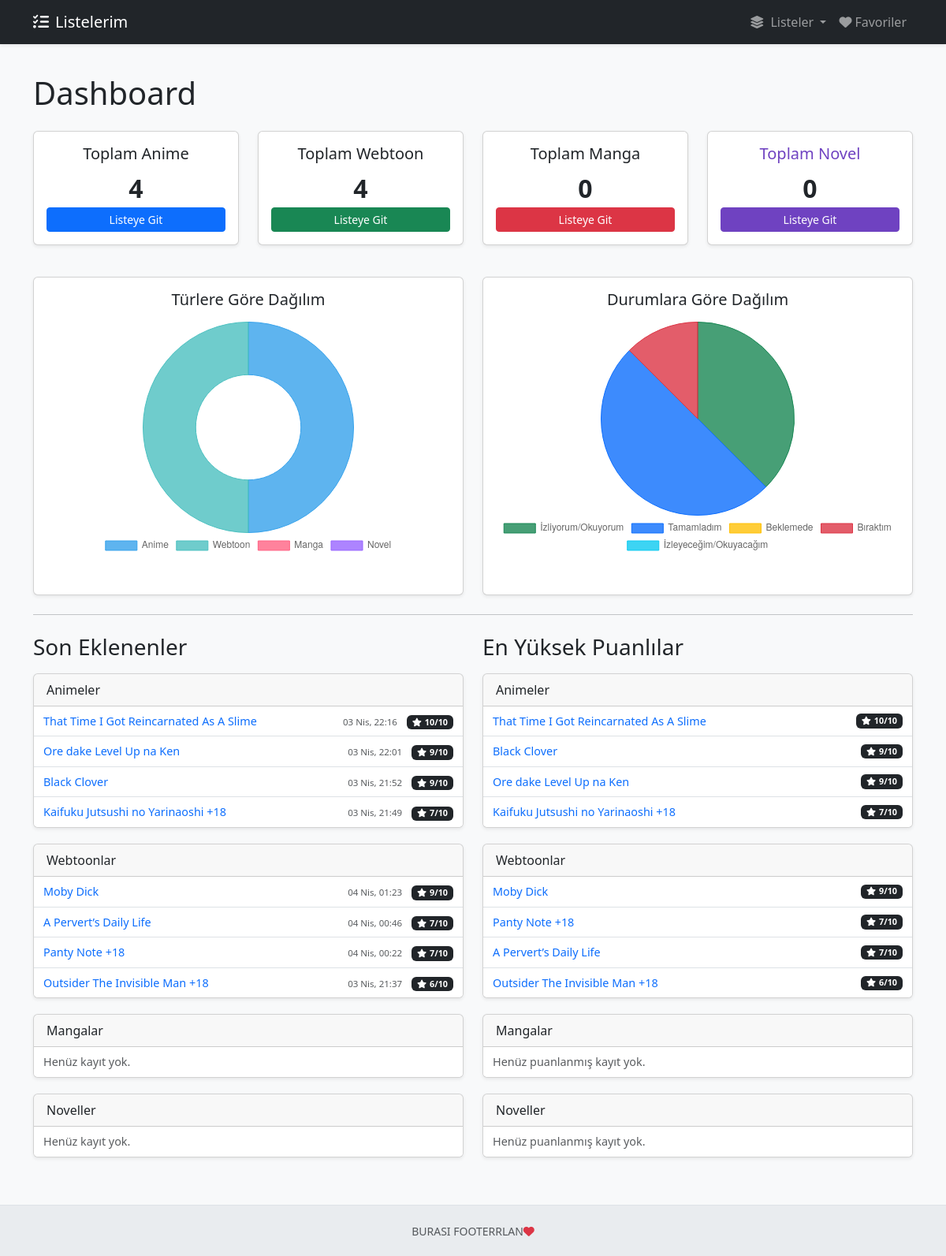
The app's page /, older data.
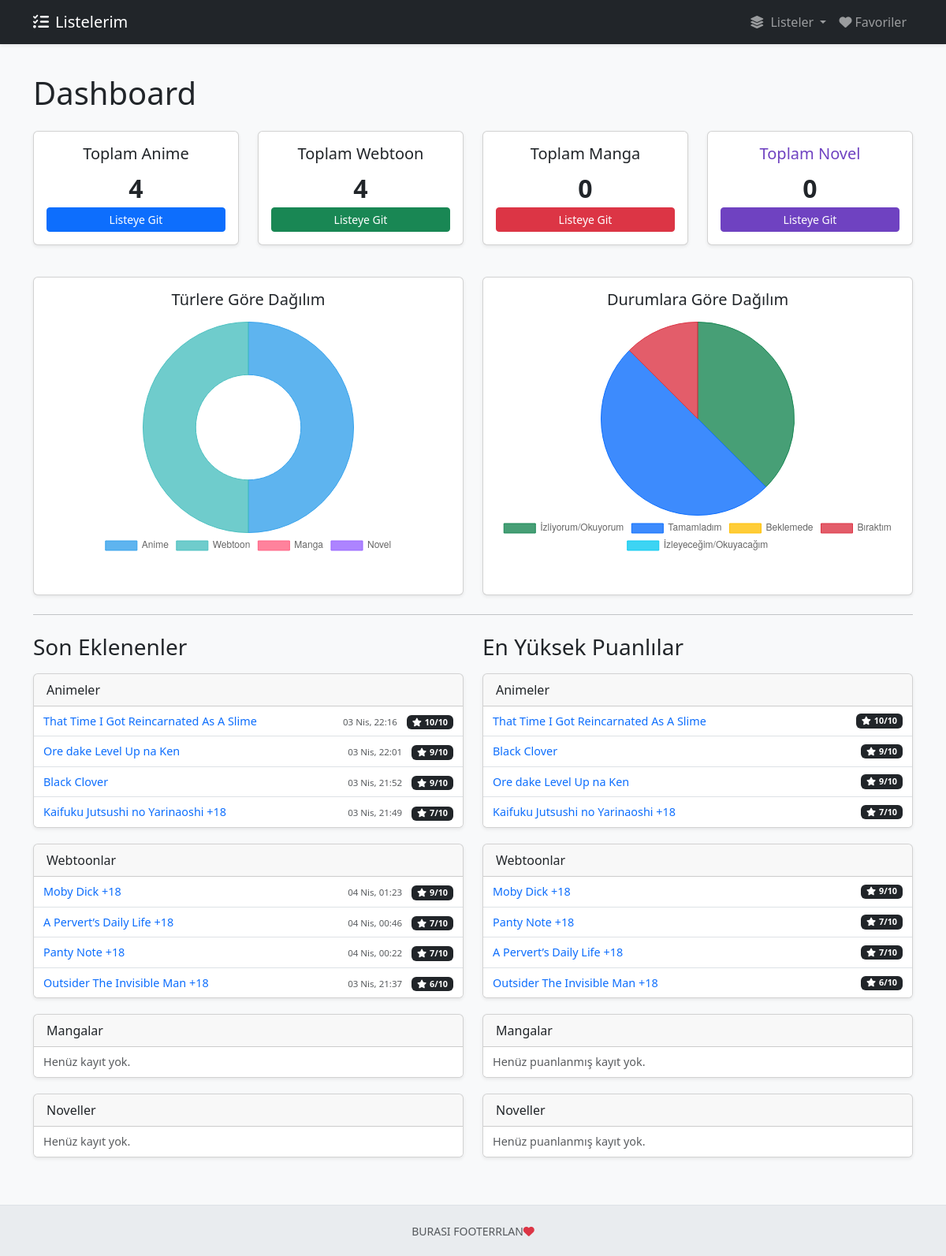
The same page, newer data.
### tracker/models.py (models this page shows, shortened)
class MediaItem(models.Model):
    STATUS_CHOICES = [
        ("Watching", "İzliyorum/Okuyorum"),
        ("Completed", "Tamamladım"),
        ("On Hold", "Beklemede"),
        ("Dropped", "Bıraktım"),
        ("Plan to Watch", "İzleyeceğim/Okuyacağım"),
    ]
    title = models.CharField(max_length=255, verbose_name="Başlık")
    status = models.CharField(
        max_length=20,
        choices=STATUS_CHOICES,
        default="Plan to Watch",
        verbose_name="Durum",
    )
    rating = models.PositiveSmallIntegerField(
        null=True,
        blank=True,
        verbose_name="Puan (0-10)",
        validators=[
            MinValueValidator(0, message="Puan 0'dan küçük olamaz."),
            MaxValueValidator(10, message="Puan 10'dan büyük olamaz."),
        ],
    )
    start_date = models.DateField(
        null=True, blank=True, verbose_name="Başlama Tarihi"
    )
    end_date = models.DateField(
        null=True, blank=True, verbose_name="Bitirme Tarihi"
    )
    notes = models.TextField(blank=True, verbose_name="Notlar")
    cover_image_url = models.URLField(
        blank=True, null=True, verbose_name="Kapak Resmi URL"
    )
    added_date = models.DateTimeField(
        default=timezone.now, verbose_name="Eklenme Tarihi"
    )  # Otomatik eklenme zamanı
    class Meta:
        abstract = True  # Bu model için tablo oluşturma, sadece miras alınsın.
        ordering = [
            "-added_date",
            "title",
        ]  # Varsayılan sıralama (yeni->eski, sonra başlık)

class Webtoon(MediaItem):
    author = models.CharField(max_length=100, blank=True, verbose_name="Yazar")
    artist = models.CharField(max_length=100, blank=True, verbose_name="Çizer")
    chapters_read = models.PositiveIntegerField(
        default=0, verbose_name="Okunan Bölüm"
    )
    total_chapters = models.PositiveIntegerField(
        null=True, blank=True, verbose_name="Toplam Bölüm"
    )
    platform = models.CharField(
        max_length=100,
        blank=True,
        verbose_name="Platform (Webtoon, Tapas vb.)",
    )

### tracker/views.py (the view)
# urls.py: path("", views.dashboard_view, name="dashboard"),
def dashboard_view(request):
    anime_count = Anime.objects.count()
    webtoon_count = Webtoon.objects.count()
    manga_count = Manga.objects.count()
    novel_count = Novel.objects.count()
    recent_anime = Anime.objects.order_by("-added_date")[:5]
    recent_webtoons = Webtoon.objects.order_by("-added_date")[:5]
    recent_mangas = Manga.objects.order_by("-added_date")[:5]
    recent_novels = Novel.objects.order_by("-added_date")[:5]
    top_anime = apply_sorting(Anime.objects.all(), "rating_desc")[:5]
    top_webtoons = apply_sorting(Webtoon.objects.all(), "rating_desc")[:5]
    top_mangas = apply_sorting(Manga.objects.all(), "rating_desc")[:5]
    top_novels = apply_sorting(Novel.objects.all(), "rating_desc")[:5]
    type_labels = ["Anime", "Webtoon", "Manga", "Novel"]
    type_counts = [anime_count, webtoon_count, manga_count, novel_count]
    status_choices = Anime.STATUS_CHOICES
    status_counts_dict = {status_value: 0 for status_value, _ in status_choices}
    all_models = [Anime, Webtoon, Manga, Novel]
    for model in all_models:
        counts = (
            model.objects.values("status")
            .annotate(count=Count("id"))
            .order_by("status")
        )
        for item in counts:
            if item["status"] in status_counts_dict:
                status_counts_dict[item["status"]] += item["count"]
    status_labels = [display for _, display in status_choices]
    status_data = [status_counts_dict[value] for value, _ in status_choices]
    chart_data = {
        "typeLabels": type_labels,
        "typeCounts": type_counts,
        "statusLabels": status_labels,
        "statusData": status_data,
    }
    context = {
        "anime_count": anime_count,
        "webtoon_count": webtoon_count,
        "manga_count": manga_count,
        "novel_count": novel_count,
        "recent_anime": recent_anime,
        "recent_webtoons": recent_webtoons,
        "recent_mangas": recent_mangas,
        "recent_novels": recent_novels,
        "top_anime": top_anime,
        "top_webtoons": top_webtoons,
        "top_mangas": top_mangas,
        "top_novels": top_novels,
        "chart_data_json": json.dumps(chart_data),
    }
    return render(request, "tracker/dashboard.html", context)

### tracker/views.py (called while the page is built)
def apply_sorting(queryset, sort_by_param, default_sort="-added_date"):
    valid_sort_options = {
        "title_asc": "title",
        "title_desc": "-title",
        "rating_asc": "rating",
        "rating_desc": "-rating",
        "date_asc": "added_date",
        "date_desc": "-added_date",
    }
    order_field = valid_sort_options.get(sort_by_param, default_sort)
    if order_field == "rating_desc":
        return queryset.order_by(F("rating").desc(nulls_last=True), "-added_date")
    elif order_field == "rating_asc":
        return queryset.order_by(F("rating").asc(nulls_last=True), "-added_date")
    else:
        return queryset.order_by(order_field)

### tracker/templates/tracker/dashboard.html (shortened to what the changed rows need)
{% extends 'tracker/base.html' %}
{% load static %}
{% block content %}
    <h1 class="mb-4">Dashboard</h1>
    <div class="row">
         <div class="col-md-6">
             {% with items=recent_webtoons url_name="webtoon_detail" %}{% include 'tracker/partials/recent_list_card.html' with title="Webtoonlar" %}{% endwith %}
         </div>
         <div class="col-md-6">
             {% with items=top_webtoons url_name="webtoon_detail" %}{% include 'tracker/partials/top_rated_list_card.html' with title="Webtoonlar" %}{% endwith %}
         </div>
    </div>
{% endblock content %}

### tracker/templates/tracker/partials/recent_list_card.html (shortened to what this page needs)
<div class="card dashboard-card shadow-sm">
  <div class="card-header">
    {{ title }}
  </div>
  <ul class="list-group list-group-flush">
    {% if items %}
        {% for item in items %}
            <li class="list-group-item d-flex justify-content-between align-items-center flex-wrap">
                <a href="{% url 'tracker:'|add:url_name item.pk %}">{{ item.title|truncatechars:40 }}</a>
                <span class="ms-auto text-nowrap">
                    <small class="text-muted">{{ item.added_date|date:"d M, H:i" }}</small>
                    {% if item.rating is not None %}
                        <span class="badge bg-dark ms-2">
                            <i class="fas fa-star me-1" aria-hidden="true"></i>{{ item.rating }}/10
                        </span>
                    {% endif %}
                </span>
            </li>
        {% endfor %}
    {% else %}
        <li class="list-group-item text-muted">Henüz kayıt yok.</li>
    {% endif %}
  </ul>
</div>

### tracker/templates/tracker/partials/top_rated_list_card.html (shortened to what this page needs)
<div class="card dashboard-card shadow-sm">
  <div class="card-header">
    {{ title }}
  </div>
  <ul class="list-group list-group-flush">
     {% if items %}
        {% for item in items %}
             <li class="list-group-item d-flex justify-content-between align-items-center">
                <a href="{% url 'tracker:'|add:url_name item.pk %}">{{ item.title }}</a>
                {% if item.rating is not None %}
                    <span class="badge bg-dark"><i class="fas fa-star me-1" aria-hidden="true"></i>{{ item.rating }}/10</span>
                {% endif %}
            </li>
        {% endfor %}
    {% else %}
        <li class="list-group-item text-muted">Henüz puanlanmış kayıt yok.</li>
    {% endif %}
  </ul>
</div>

Row changes from the older to the newer data that the page shows:
changed Webtoon "04 Nis, 01:23": title "Moby Dick" → "Moby Dick +18"
changed Webtoon "04 Nis, 00:46": title "A Pervert’s Daily Life" → "A Pervert’s Daily Life +18"
